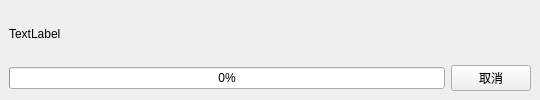
<?xml version="1.0" encoding="UTF-8"?>
<ui version="4.0">
 <class>ProgressBarWin</class>
 <widget class="QMainWindow" name="ProgressBarWin">
  <property name="geometry">
   <rect>
    <x>0</x>
    <y>0</y>
    <width>540</width>
    <height>100</height>
   </rect>
  </property>
  <property name="windowTitle">
   <string>下载进度</string>
  </property>
  <widget class="QWidget" name="centralwidget">
   <layout class="QVBoxLayout" name="verticalLayout" stretch="1,4">
    <item>
     <widget class="QLabel" name="label">
      <property name="text">
       <string>TextLabel</string>
      </property>
     </widget>
    </item>
    <item>
     <layout class="QHBoxLayout" name="horizontalLayout">
      <item>
       <widget class="QProgressBar" name="progressBar">
        <property name="value">
         <number>0</number>
        </property>
       </widget>
      </item>
      <item>
       <widget class="QPushButton" name="pushButton">
        <property name="text">
         <string>取消</string>
        </property>
       </widget>
      </item>
     </layout>
    </item>
   </layout>
  </widget>
 </widget>
 <resources/>
 <connections/>
</ui>
